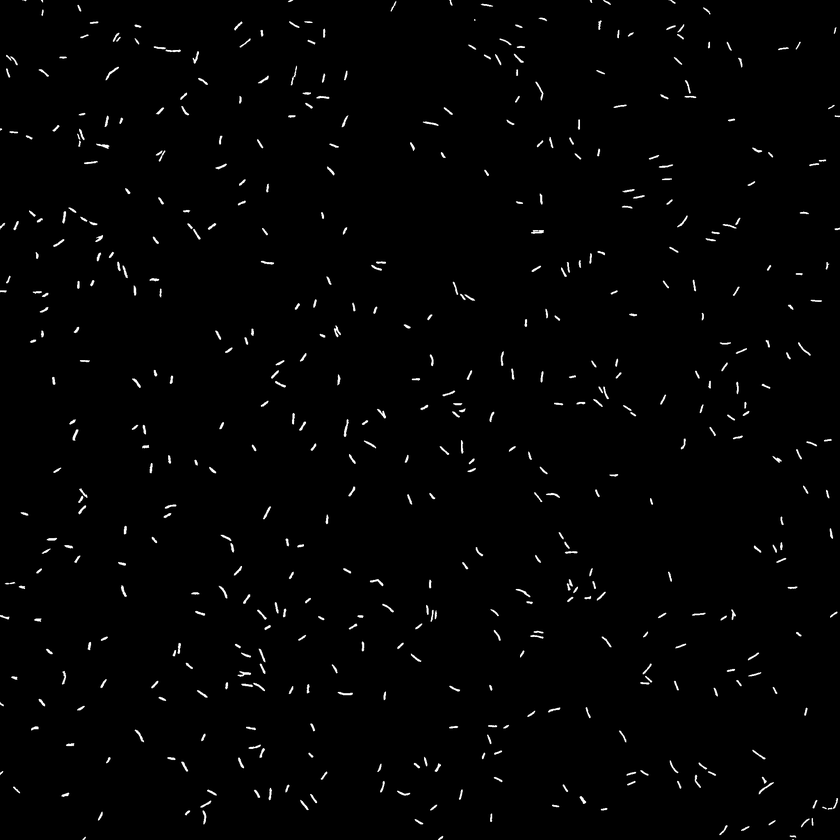
%> input picture bw.tif, 840 x 840 px, shrunk from 2048 x 2048 before the run
$ octave --eval "result = getbw(imread('../bw.tif'));"   (GNU Octave 9; MATLAB toolbox functions it lacks are replaced by stand-ins)
%> lines starting %> are read from the running program, lines starting %| are printed output that depends on the picture; in (x1, y1, x2, y2) boxes, pixels count from 0 and x2, y2 are one past the last pixel; in counts of white or black regions, pixels touching at a corner belong together; the program's own positions count from 1
### segmentation/depends/bandpassfilt.m
function [finalImg, filter] = bandpassfilt(varargin)
%BANDPASSFILT Performs bandpass filtering.
%   finalImg = BANDPASSFILT(originImg, filterSmall, filterLarge)
%   filters the originImg in the frequency domain using the
%   bandpass Gaussian fitler, which filters the small structure
%   up to the diameter of filterSmall, and the larger structure
%   beyond the diameter of filterLarge.
%
%   filterSmallDia = 3 and filterLargeDia = 40 by default.
%   finalImg is of the same size and class as the originImg.

switch nargin
    case 1
        originImg = varargin{1};
        filterSmallDia = 3;
        filterLargeDia = 40;
        saturateImg = 0;
    case 3
        originImg = varargin{1};
        filterSmallDia = varargin{2};
        filterLargeDia = varargin{3};
        saturateImg = 0;
    case 4
        originImg = varargin{1};
        filterSmallDia = varargin{2};
        filterLargeDia = varargin{3};
        saturateImg = varargin{4};
    otherwise
        error('Unavilable number of input')
end

% Tile mirrored image to power of 2 size. First determine
% smallest power 2 >= 2 * image width/height. The factor of
% 1.5 to avoid wrap-around effects of Fourier Transform.
[originImg, revertClass] = tofloat(originImg);
PQ = paddedsize(size(originImg), 'PWR2');
[M,N] = size(originImg);
enlargeSize = PQ(1);

% Calculate the inverse of the 1/e frequencies for large and
% small structures.
filterLarge = 2*filterLargeDia/enlargeSize;
filterSmall = 2*filterSmallDia/enlargeSize;

% Put image into power 2 size image
enlargeImg = padarray(originImg,[floor((enlargeSize-M)/2),floor((enlargeSize-N)/2)],'symmetric');

% Transform forward
F = fft2(enlargeImg);

% Filter small and large structure.
scaleLarge = filterLarge^2;
scaleSmall = filterSmall^2;
[U, V] = dftuv(size(F,1), size(F,2));
D = hypot(U,V);
factLarge = exp(-D.^2*scaleLarge);
factSmall = exp(-D.^2*scaleSmall);
filter = (1 - factLarge).*factSmall;

% Crop to original size and do scaling.
finalImg = ifft2(F.*filter);
finalImg = finalImg(floor((enlargeSize-M)/2)+1:floor((enlargeSize-M)/2)+M, floor((enlargeSize-N)/2)+1:floor((enlargeSize-N)/2)+N);
finalImg = mat2gray(finalImg);

if saturateImg
    finalImg = imadjust(finalImg);
end
finalImg = revertClass(finalImg);
end

### segmentation/depends/tofloat.m
function [out, revertclass] = tofloat(in)
%TOFLOAT Convert image to floating point
%   [OUT, REVERTCLASS] = TOFLOAT(IN) converts the input image IN to
%   floating-point.  If IN is a double or single image, then OUT equals IN.
%   Otherwise, OUT equals IM2SINGLE(IN). REVERTCLASS is a function handle
%   that can be used to convert back to the class of IN.

identity = @(x) x;
tosingle = @im2single;

table = {'uint8', tosingle, @im2uint8
    'uint16', tosingle, @im2uint16
    'int16', tosingle, @im2int16
    'logical', tosingle, @logical
    'double', identity, identity
    'single', identity, identity};

classIndex = find(strcmp(class(in),table(:,1)));

if isempty(classIndex)
    error('Unsupported input image class.');
end

out = table{classIndex, 2}(in);

revertclass = table{classIndex, 3};

### segmentation/depends/paddedsize.m
function PQ = paddedsize(AB, CD, PARAM)
%PADDEDSIZE Computes padded sizes useful for FFT-based filtering.
%   PQ = PADDEDSIZE(AB), where AB is a two-element size vector,
%   computes the two-element size vector PQ = 2*AB.
%
%   PQ = PADDEDSIZE(AB, 'PWR2') computes the vector PQ such that
%   PQ(1) = PQ(2) = 2^nextpow2(2*m), where m is MAX(AB).
%
%   PQ = PADDEDSIZE(AB, CD), where AB and CD are two-element size
%   vectors, computes the two-element size vector PQ. The
%   elements of PQ are the smallest even integers greater than or
%   equal to AB + CD -1.
%
%   PQ = PADDEDSIZE(AB, CD, 'PWR2') computes the vector PQ such
%   that PQ(1) = PQ(2) = 2^nextpow2(2*m), where m is MAX([AB
%   CD]).

if nargin == 1
    PQ = 2*AB;
elseif nargin == 2 && ~ischar(CD)
    PQ = AB + CD - 1;
    PQ = 2*ceil(PQ/2);
elseif nargin == 2
    m = max(AB); % Maximum dimension.

    % Find power-of-2 at least twice m.
    P = 2^nextpow2(2*m);
    PQ = [P P];
elseif (nargin == 3) && strcmpi(PARAM, 'pwr2')
    m = max([AB CD]); % Maximum dimension.
    P = 2^nextpow2(2*m);
    PQ = [P P];
else
    error('Wrong number of inputs.')
end

### segmentation/depends/dftuv.m
function [U, V] = dftuv(M, N)
%DFTUV Compute meshgrid frequency matrices.
%   [U,V] = DFTUV(M,N) computes meshgrid frequency matrices U and
%   V.  U and V are useful for computing frequency-domain filter
%   functions that can be used with DFTFILT.  U and V are both
%   M-by-N and of class single.

% Set up range of variables.
u = single(0:(M-1));
v = single(0:(N-1));

% Compute the indices for use in meshgrid.
idx = find(u > M/2);
u(idx) = u(idx) - M;
idy = find(v > N/2);
v(idx) = v(idx) - N;

% Compute the meshgrid arrays.
[V, U] = meshgrid(v, u);

### segmentation/getbw.m
function bw = getbw(img, varargin)
%GETBW binarizes fluorescent movie for single-cell tracking.
%   BW = GETBW(IMG, BWPARA) first applies bandpass filter with the same
%   algorithm with bandpass filter in imageJ.  The filtered image is further
%   filtered by a Gaussian filter and finally thresholded with adaptive
%   binarization.

if nargin == 1
    [bwPara.areaopenSize, bwPara.bpmin, bwPara.bpmax, bwPara.gaussSigma] = deal(8, 0, 6, 1.5);
elseif nargin == 2
    bwPara = varargin{1};
else
    error('Number of input arguments is out of range.');
end
[bpimg, ~] = bandpassfilt(img, bwPara.bpmin, bwPara.bpmax);
%> in bandpassfilt, originImg is the input picture: size 840x840 uint8; min 0, max 255, mean 3.3
%> in bandpassfilt, `filterSmallDia = varargin{2};`: filterSmallDia = 0
%> in bandpassfilt, `filterLargeDia = varargin{3};`: filterLargeDia = 6
%> in bandpassfilt, `filterLarge = 2*filterLargeDia/enlargeSize;`: filterLarge = 0.00586
%> in bandpassfilt, `filterSmall = 2*filterSmallDia/enlargeSize;`: filterSmall = 0
%> in bandpassfilt, `enlargeImg = padarray(originImg,[floor((enlargeSize-M)/2),floor((enlar..`:
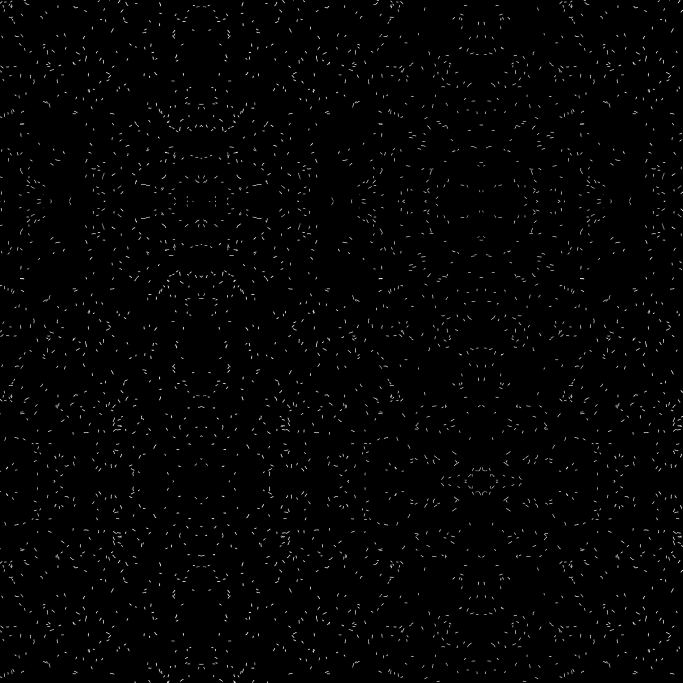
%> enlargeImg: size 2048x2048 single (shown at 1/3 size); min 0, max 1, mean 0.013
%> in bandpassfilt, `scaleLarge = filterLarge^2;`: scaleLarge = 3.43e-05
%> in bandpassfilt, `scaleSmall = filterSmall^2;`: scaleSmall = 0
%> in bandpassfilt, `factLarge = exp(-D.^2*scaleLarge);`:
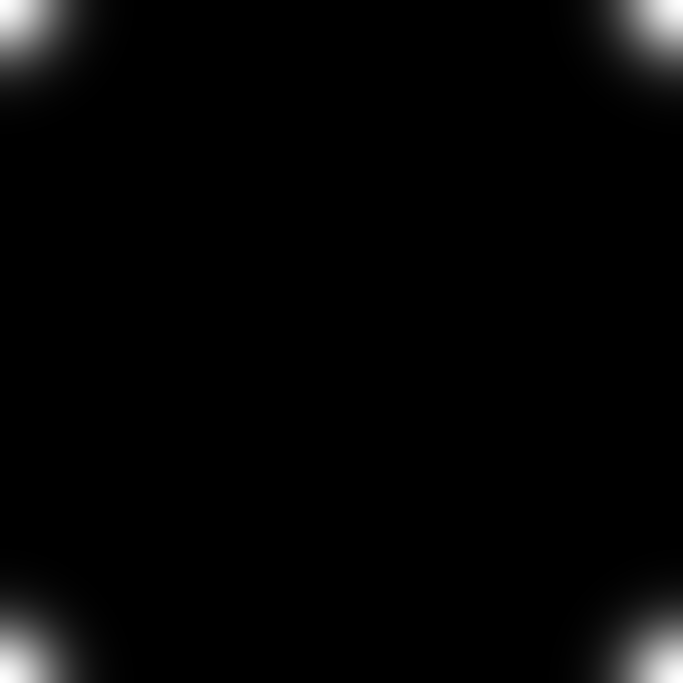
%> factLarge: size 2048x2048 single (shown at 1/3 size); min 5.38e-32, max 1, mean 0.0218
%> in bandpassfilt, `factSmall = exp(-D.^2*scaleSmall);`: factSmall: size 2048x2048 single; every value is 1
%> in bandpassfilt, `filter = (1 - factLarge).*factSmall;`:
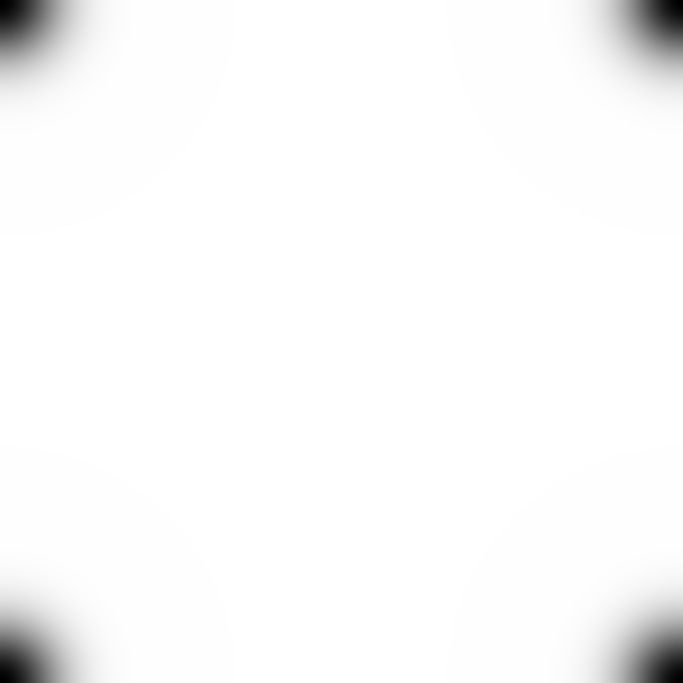
%> filter: size 2048x2048 single (shown at 1/3 size); min 0, max 1, mean 0.978
%> in bandpassfilt, `finalImg = ifft2(F.*filter);`:
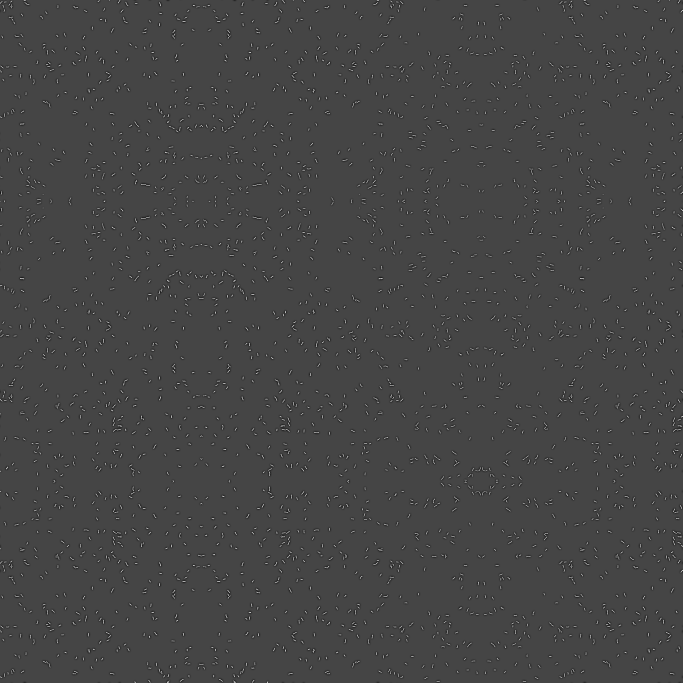
%> finalImg: size 2048x2048 single (shown at 1/3 size); min -0.35, max 0.933, mean -1.14e-12; drawn with min black and max white
%> in bandpassfilt, `finalImg = finalImg(floor((enlargeSize-M)/2)+1:floor((enlargeSize-M)/2..`:
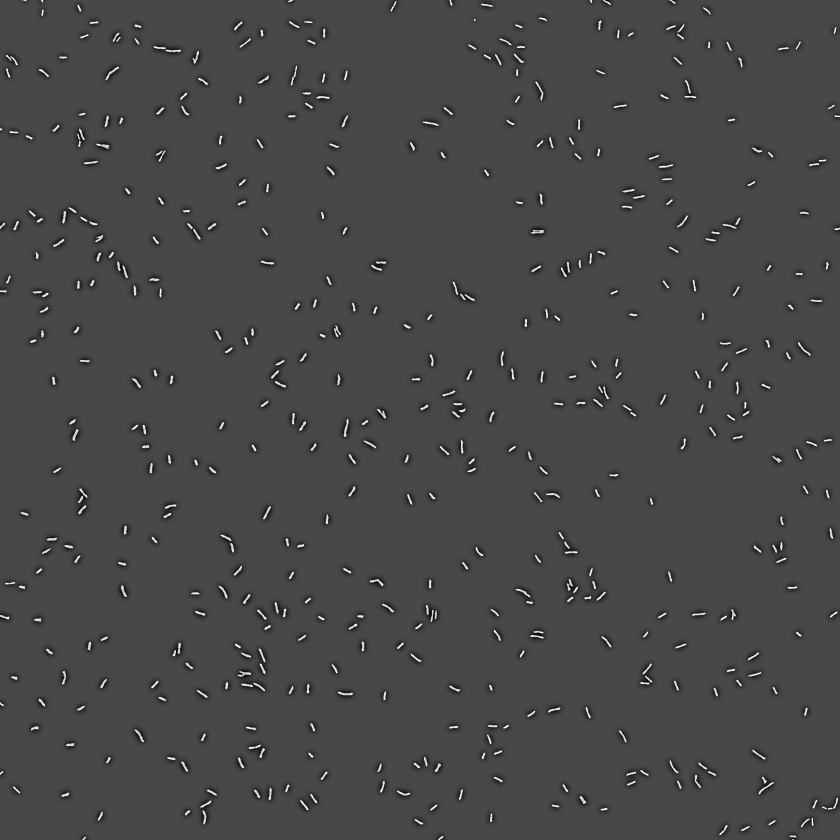
%> finalImg: size 840x840 single; min -0.35, max 0.882, mean -6.76e-13; drawn with min black and max white
bw = imbinarize(imgaussfilt(bpimg, bwPara.gaussSigma), 'adaptive');
bw = bwareaopen(bw, bwPara.areaopenSize);
end
%> in getbw, `bw = imbinarize(imgaussfilt(bpimg, bwPara.gaussSigma), 'adaptive');`:
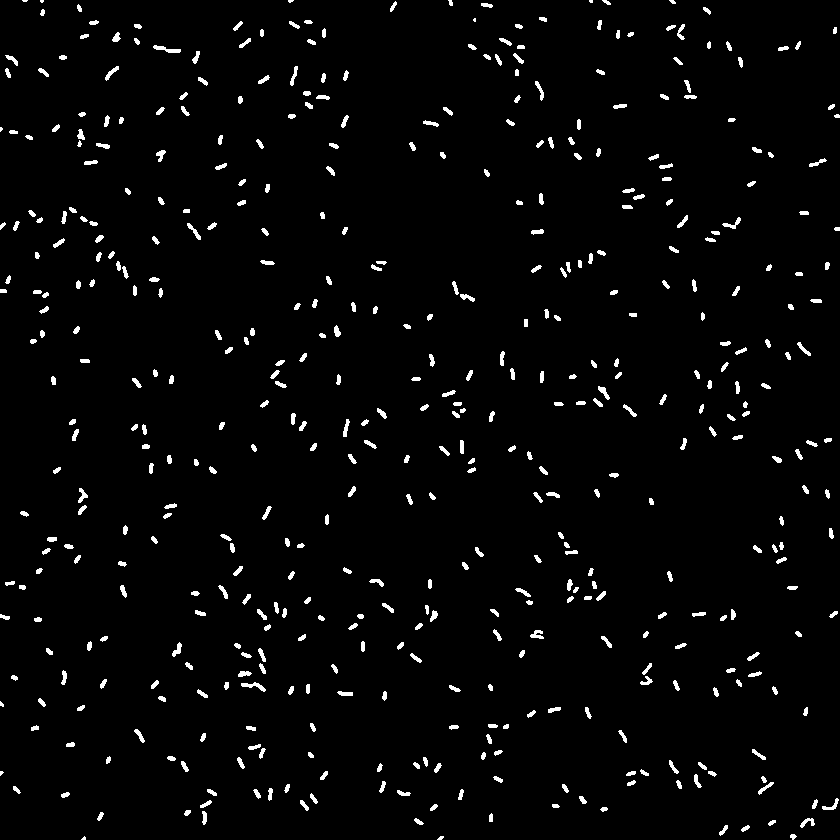
%> bw: size 840x840 logical; 2.7% white; 492 white regions (11 under 20 px), largest, box (x1, y1, x2, y2) and area: (153, 45, 181, 53) 107, (241, 682, 266, 692) 101, (722, 217, 741, 229) 80
